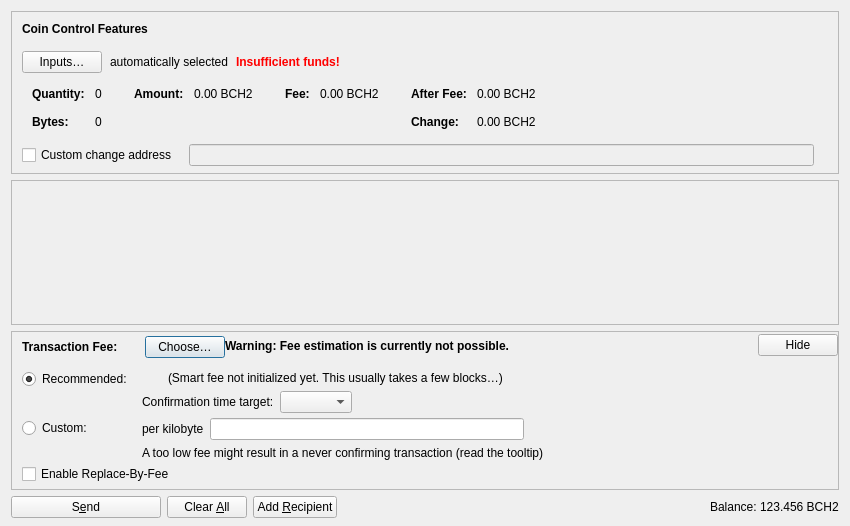
<?xml version="1.0" encoding="UTF-8"?>
<ui version="4.0">
 <class>SendCoinsDialog</class>
 <widget class="QDialog" name="SendCoinsDialog">
  <property name="geometry">
   <rect>
    <x>0</x>
    <y>0</y>
    <width>850</width>
    <height>526</height>
   </rect>
  </property>
  <property name="windowTitle">
   <string>Send Coins</string>
  </property>
  <layout class="QVBoxLayout" name="verticalLayout" stretch="0,1,0,0">
   <property name="bottomMargin">
    <number>8</number>
   </property>
   <item>
    <widget class="QFrame" name="frameCoinControl">
     <property name="sizePolicy">
      <sizepolicy hsizetype="Expanding" vsizetype="Expanding">
       <horstretch>0</horstretch>
       <verstretch>0</verstretch>
      </sizepolicy>
     </property>
     <property name="maximumSize">
      <size>
       <width>16777215</width>
       <height>16777215</height>
      </size>
     </property>
     <property name="frameShape">
      <enum>QFrame::StyledPanel</enum>
     </property>
     <property name="frameShadow">
      <enum>QFrame::Sunken</enum>
     </property>
     <layout class="QVBoxLayout" name="verticalLayoutCoinControl2">
      <property name="spacing">
       <number>0</number>
      </property>
      <property name="leftMargin">
       <number>0</number>
      </property>
      <property name="topMargin">
       <number>0</number>
      </property>
      <property name="rightMargin">
       <number>0</number>
      </property>
      <property name="bottomMargin">
       <number>6</number>
      </property>
      <item>
       <layout class="QVBoxLayout" name="verticalLayoutCoinControl" stretch="0,0,0,0,1">
        <property name="spacing">
         <number>0</number>
        </property>
        <property name="leftMargin">
         <number>10</number>
        </property>
        <property name="topMargin">
         <number>10</number>
        </property>
        <item>
         <layout class="QHBoxLayout" name="horizontalLayoutCoinControl1">
          <property name="bottomMargin">
           <number>15</number>
          </property>
          <item>
           <widget class="QLabel" name="labelCoinControlFeatures">
            <property name="sizePolicy">
             <sizepolicy hsizetype="Preferred" vsizetype="Maximum">
              <horstretch>0</horstretch>
              <verstretch>0</verstretch>
             </sizepolicy>
            </property>
            <property name="font">
             <font>
              <weight>75</weight>
              <bold>true</bold>
             </font>
            </property>
            <property name="styleSheet">
             <string notr="true">font-weight:bold;</string>
            </property>
            <property name="text">
             <string>Coin Control Features</string>
            </property>
           </widget>
          </item>
         </layout>
        </item>
        <item>
         <layout class="QHBoxLayout" name="horizontalLayoutCoinControl2" stretch="0,0,0,0">
          <property name="spacing">
           <number>8</number>
          </property>
          <property name="bottomMargin">
           <number>10</number>
          </property>
          <item>
           <widget class="QPushButton" name="pushButtonCoinControl">
            <property name="styleSheet">
             <string notr="true"/>
            </property>
            <property name="text">
             <string>Inputs…</string>
            </property>
            <property name="autoDefault">
             <bool>false</bool>
            </property>
           </widget>
          </item>
          <item>
           <widget class="QLabel" name="labelCoinControlAutomaticallySelected">
            <property name="text">
             <string>automatically selected</string>
            </property>
            <property name="margin">
             <number>5</number>
            </property>
           </widget>
          </item>
          <item>
           <widget class="QLabel" name="labelCoinControlInsuffFunds">
            <property name="font">
             <font>
              <weight>75</weight>
              <bold>true</bold>
             </font>
            </property>
            <property name="styleSheet">
             <string notr="true">color:red;font-weight:bold;</string>
            </property>
            <property name="text">
             <string>Insufficient funds!</string>
            </property>
            <property name="margin">
             <number>5</number>
            </property>
           </widget>
          </item>
          <item>
           <spacer name="horizontalSpacerCoinControl">
            <property name="orientation">
             <enum>Qt::Horizontal</enum>
            </property>
            <property name="sizeHint" stdset="0">
             <size>
              <width>40</width>
              <height>1</height>
             </size>
            </property>
           </spacer>
          </item>
         </layout>
        </item>
        <item>
         <widget class="QWidget" name="widgetCoinControl" native="true">
          <property name="sizePolicy">
           <sizepolicy hsizetype="Preferred" vsizetype="Preferred">
            <horstretch>0</horstretch>
            <verstretch>0</verstretch>
           </sizepolicy>
          </property>
          <property name="minimumSize">
           <size>
            <width>0</width>
            <height>0</height>
           </size>
          </property>
          <property name="styleSheet">
           <string notr="true"/>
          </property>
          <layout class="QHBoxLayout" name="horizontalLayoutCoinControl5">
           <property name="leftMargin">
            <number>0</number>
           </property>
           <property name="topMargin">
            <number>0</number>
           </property>
           <property name="rightMargin">
            <number>0</number>
           </property>
           <property name="bottomMargin">
            <number>0</number>
           </property>
           <item>
            <layout class="QHBoxLayout" name="horizontalLayoutCoinControl3" stretch="0,0,0,1">
             <property name="spacing">
              <number>20</number>
             </property>
             <property name="topMargin">
              <number>0</number>
             </property>
             <property name="bottomMargin">
              <number>10</number>
             </property>
             <item>
              <layout class="QFormLayout" name="formLayoutCoinControl1">
               <property name="labelAlignment">
                <set>Qt::AlignLeft|Qt::AlignVCenter</set>
               </property>
               <property name="horizontalSpacing">
                <number>10</number>
               </property>
               <property name="verticalSpacing">
                <number>14</number>
               </property>
               <property name="leftMargin">
                <number>10</number>
               </property>
               <property name="topMargin">
                <number>4</number>
               </property>
               <property name="rightMargin">
                <number>6</number>
               </property>
               <item row="0" column="0">
                <widget class="QLabel" name="labelCoinControlQuantityText">
                 <property name="font">
                  <font>
                   <weight>75</weight>
                   <bold>true</bold>
                  </font>
                 </property>
                 <property name="text">
                  <string>Quantity:</string>
                 </property>
                 <property name="margin">
                  <number>0</number>
                 </property>
                </widget>
               </item>
               <item row="0" column="1">
                <widget class="QLabel" name="labelCoinControlQuantity">
                 <property name="cursor">
                  <cursorShape>IBeamCursor</cursorShape>
                 </property>
                 <property name="contextMenuPolicy">
                  <enum>Qt::ActionsContextMenu</enum>
                 </property>
                 <property name="text">
                  <string notr="true">0</string>
                 </property>
                 <property name="margin">
                  <number>0</number>
                 </property>
                 <property name="textInteractionFlags">
                  <set>Qt::LinksAccessibleByMouse|Qt::TextSelectableByKeyboard|Qt::TextSelectableByMouse</set>
                 </property>
                </widget>
               </item>
               <item row="1" column="0">
                <widget class="QLabel" name="labelCoinControlBytesText">
                 <property name="font">
                  <font>
                   <weight>75</weight>
                   <bold>true</bold>
                  </font>
                 </property>
                 <property name="text">
                  <string>Bytes:</string>
                 </property>
                </widget>
               </item>
               <item row="1" column="1">
                <widget class="QLabel" name="labelCoinControlBytes">
                 <property name="cursor">
                  <cursorShape>IBeamCursor</cursorShape>
                 </property>
                 <property name="contextMenuPolicy">
                  <enum>Qt::ActionsContextMenu</enum>
                 </property>
                 <property name="text">
                  <string notr="true">0</string>
                 </property>
                 <property name="textInteractionFlags">
                  <set>Qt::LinksAccessibleByMouse|Qt::TextSelectableByKeyboard|Qt::TextSelectableByMouse</set>
                 </property>
                </widget>
               </item>
              </layout>
             </item>
             <item>
              <layout class="QFormLayout" name="formLayoutCoinControl2">
               <property name="horizontalSpacing">
                <number>10</number>
               </property>
               <property name="verticalSpacing">
                <number>14</number>
               </property>
               <property name="leftMargin">
                <number>6</number>
               </property>
               <property name="topMargin">
                <number>4</number>
               </property>
               <property name="rightMargin">
                <number>6</number>
               </property>
               <item row="0" column="0">
                <widget class="QLabel" name="labelCoinControlAmountText">
                 <property name="font">
                  <font>
                   <weight>75</weight>
                   <bold>true</bold>
                  </font>
                 </property>
                 <property name="text">
                  <string>Amount:</string>
                 </property>
                 <property name="margin">
                  <number>0</number>
                 </property>
                </widget>
               </item>
               <item row="0" column="1">
                <widget class="QLabel" name="labelCoinControlAmount">
                 <property name="cursor">
                  <cursorShape>IBeamCursor</cursorShape>
                 </property>
                 <property name="contextMenuPolicy">
                  <enum>Qt::ActionsContextMenu</enum>
                 </property>
                 <property name="text">
                  <string notr="true">0.00 BCH2</string>
                 </property>
                 <property name="textInteractionFlags">
                  <set>Qt::LinksAccessibleByMouse|Qt::TextSelectableByKeyboard|Qt::TextSelectableByMouse</set>
                 </property>
                </widget>
               </item>
              </layout>
             </item>
             <item>
              <layout class="QFormLayout" name="formLayoutCoinControl3">
               <property name="horizontalSpacing">
                <number>10</number>
               </property>
               <property name="verticalSpacing">
                <number>14</number>
               </property>
               <property name="leftMargin">
                <number>6</number>
               </property>
               <property name="topMargin">
                <number>4</number>
               </property>
               <property name="rightMargin">
                <number>6</number>
               </property>
               <item row="0" column="0">
                <widget class="QLabel" name="labelCoinControlFeeText">
                 <property name="font">
                  <font>
                   <weight>75</weight>
                   <bold>true</bold>
                  </font>
                 </property>
                 <property name="text">
                  <string>Fee:</string>
                 </property>
                 <property name="margin">
                  <number>0</number>
                 </property>
                </widget>
               </item>
               <item row="0" column="1">
                <widget class="QLabel" name="labelCoinControlFee">
                 <property name="cursor">
                  <cursorShape>IBeamCursor</cursorShape>
                 </property>
                 <property name="contextMenuPolicy">
                  <enum>Qt::ActionsContextMenu</enum>
                 </property>
                 <property name="text">
                  <string notr="true">0.00 BCH2</string>
                 </property>
                 <property name="textInteractionFlags">
                  <set>Qt::LinksAccessibleByMouse|Qt::TextSelectableByKeyboard|Qt::TextSelectableByMouse</set>
                 </property>
                </widget>
               </item>
              </layout>
             </item>
             <item>
              <layout class="QFormLayout" name="formLayoutCoinControl4">
               <property name="labelAlignment">
                <set>Qt::AlignLeft|Qt::AlignVCenter</set>
               </property>
               <property name="horizontalSpacing">
                <number>10</number>
               </property>
               <property name="verticalSpacing">
                <number>14</number>
               </property>
               <property name="leftMargin">
                <number>6</number>
               </property>
               <property name="topMargin">
                <number>4</number>
               </property>
               <property name="rightMargin">
                <number>6</number>
               </property>
               <item row="0" column="0">
                <widget class="QLabel" name="labelCoinControlAfterFeeText">
                 <property name="font">
                  <font>
                   <weight>75</weight>
                   <bold>true</bold>
                  </font>
                 </property>
                 <property name="text">
                  <string>After Fee:</string>
                 </property>
                 <property name="margin">
                  <number>0</number>
                 </property>
                </widget>
               </item>
               <item row="0" column="1">
                <widget class="QLabel" name="labelCoinControlAfterFee">
                 <property name="cursor">
                  <cursorShape>IBeamCursor</cursorShape>
                 </property>
                 <property name="contextMenuPolicy">
                  <enum>Qt::ActionsContextMenu</enum>
                 </property>
                 <property name="text">
                  <string notr="true">0.00 BCH2</string>
                 </property>
                 <property name="textInteractionFlags">
                  <set>Qt::LinksAccessibleByMouse|Qt::TextSelectableByKeyboard|Qt::TextSelectableByMouse</set>
                 </property>
                </widget>
               </item>
               <item row="1" column="0">
                <widget class="QLabel" name="labelCoinControlChangeText">
                 <property name="font">
                  <font>
                   <weight>75</weight>
                   <bold>true</bold>
                  </font>
                 </property>
                 <property name="text">
                  <string>Change:</string>
                 </property>
                </widget>
               </item>
               <item row="1" column="1">
                <widget class="QLabel" name="labelCoinControlChange">
                 <property name="cursor">
                  <cursorShape>IBeamCursor</cursorShape>
                 </property>
                 <property name="contextMenuPolicy">
                  <enum>Qt::ActionsContextMenu</enum>
                 </property>
                 <property name="text">
                  <string notr="true">0.00 BCH2</string>
                 </property>
                 <property name="textInteractionFlags">
                  <set>Qt::LinksAccessibleByMouse|Qt::TextSelectableByKeyboard|Qt::TextSelectableByMouse</set>
                 </property>
                </widget>
               </item>
              </layout>
             </item>
            </layout>
           </item>
          </layout>
         </widget>
        </item>
        <item>
         <layout class="QHBoxLayout" name="horizontalLayoutCoinControl4" stretch="0,0,0">
          <property name="spacing">
           <number>12</number>
          </property>
          <property name="sizeConstraint">
           <enum>QLayout::SetDefaultConstraint</enum>
          </property>
          <property name="topMargin">
           <number>5</number>
          </property>
          <property name="rightMargin">
           <number>5</number>
          </property>
          <item>
           <widget class="QCheckBox" name="checkBoxCoinControlChange">
            <property name="toolTip">
             <string>If this is activated, but the change address is empty or invalid, change will be sent to a newly generated address.</string>
            </property>
            <property name="text">
             <string>Custom change address</string>
            </property>
           </widget>
          </item>
          <item>
           <widget class="QValidatedLineEdit" name="lineEditCoinControlChange">
            <property name="enabled">
             <bool>false</bool>
            </property>
            <property name="sizePolicy">
             <sizepolicy hsizetype="Expanding" vsizetype="Fixed">
              <horstretch>0</horstretch>
              <verstretch>0</verstretch>
             </sizepolicy>
            </property>
           </widget>
          </item>
          <item>
           <widget class="QLabel" name="labelCoinControlChangeLabel">
            <property name="sizePolicy">
             <sizepolicy hsizetype="Preferred" vsizetype="Expanding">
              <horstretch>0</horstretch>
              <verstretch>0</verstretch>
             </sizepolicy>
            </property>
            <property name="minimumSize">
             <size>
              <width>0</width>
              <height>0</height>
             </size>
            </property>
            <property name="text">
             <string/>
            </property>
            <property name="margin">
             <number>3</number>
            </property>
           </widget>
          </item>
         </layout>
        </item>
        <item>
         <spacer name="verticalSpacerCoinControl">
          <property name="orientation">
           <enum>Qt::Vertical</enum>
          </property>
          <property name="sizeHint" stdset="0">
           <size>
            <width>800</width>
            <height>1</height>
           </size>
          </property>
         </spacer>
        </item>
       </layout>
      </item>
     </layout>
    </widget>
   </item>
   <item>
    <widget class="QScrollArea" name="scrollArea">
     <property name="widgetResizable">
      <bool>true</bool>
     </property>
     <widget class="QWidget" name="scrollAreaWidgetContents">
      <property name="geometry">
       <rect>
        <x>0</x>
        <y>0</y>
        <width>830</width>
        <height>104</height>
       </rect>
      </property>
      <layout class="QVBoxLayout" name="verticalLayout_2" stretch="0,1">
       <property name="leftMargin">
        <number>0</number>
       </property>
       <property name="topMargin">
        <number>0</number>
       </property>
       <property name="rightMargin">
        <number>0</number>
       </property>
       <property name="bottomMargin">
        <number>0</number>
       </property>
       <item>
        <layout class="QVBoxLayout" name="entries">
         <property name="spacing">
          <number>6</number>
         </property>
        </layout>
       </item>
       <item>
        <spacer name="verticalSpacer">
         <property name="orientation">
          <enum>Qt::Vertical</enum>
         </property>
         <property name="sizeHint" stdset="0">
          <size>
           <width>20</width>
           <height>40</height>
          </size>
         </property>
        </spacer>
       </item>
      </layout>
     </widget>
    </widget>
   </item>
   <item>
    <widget class="QFrame" name="frameFee">
     <property name="sizePolicy">
      <sizepolicy hsizetype="Expanding" vsizetype="Expanding">
       <horstretch>0</horstretch>
       <verstretch>0</verstretch>
      </sizepolicy>
     </property>
     <property name="maximumSize">
      <size>
       <width>16777215</width>
       <height>16777215</height>
      </size>
     </property>
     <property name="frameShape">
      <enum>QFrame::StyledPanel</enum>
     </property>
     <property name="frameShadow">
      <enum>QFrame::Sunken</enum>
     </property>
     <layout class="QVBoxLayout" name="verticalLayoutFee1">
      <property name="spacing">
       <number>0</number>
      </property>
      <property name="leftMargin">
       <number>0</number>
      </property>
      <property name="topMargin">
       <number>0</number>
      </property>
      <property name="rightMargin">
       <number>0</number>
      </property>
      <property name="bottomMargin">
       <number>0</number>
      </property>
      <item>
       <layout class="QVBoxLayout" name="verticalLayoutFee2" stretch="0,0,0">
        <property name="spacing">
         <number>0</number>
        </property>
        <property name="leftMargin">
         <number>10</number>
        </property>
        <property name="topMargin">
         <number>0</number>
        </property>
        <item>
         <layout class="QHBoxLayout" name="horizontalLayoutFee1">
          <property name="bottomMargin">
           <number>0</number>
          </property>
          <item>
           <layout class="QVBoxLayout" name="verticalLayoutFee7">
            <property name="spacing">
             <number>0</number>
            </property>
            <item>
             <spacer name="verticalSpacerSmartFee">
              <property name="orientation">
               <enum>Qt::Vertical</enum>
              </property>
              <property name="sizeType">
               <enum>QSizePolicy::Fixed</enum>
              </property>
              <property name="sizeHint" stdset="0">
               <size>
                <width>1</width>
                <height>4</height>
               </size>
              </property>
             </spacer>
            </item>
            <item>
             <layout class="QHBoxLayout" name="horizontalLayoutSmartFee">
              <property name="spacing">
               <number>10</number>
              </property>
              <item>
               <widget class="QLabel" name="labelFeeHeadline">
                <property name="sizePolicy">
                 <sizepolicy hsizetype="Preferred" vsizetype="Maximum">
                  <horstretch>0</horstretch>
                  <verstretch>0</verstretch>
                 </sizepolicy>
                </property>
                <property name="font">
                 <font>
                  <weight>75</weight>
                  <bold>true</bold>
                 </font>
                </property>
                <property name="styleSheet">
                 <string notr="true">font-weight:bold;</string>
                </property>
                <property name="text">
                 <string>Transaction Fee:</string>
                </property>
               </widget>
              </item>
              <item>
               <widget class="QLabel" name="labelFeeMinimized">
                <property name="text">
                 <string/>
                </property>
               </widget>
              </item>
              <item>
               <widget class="QPushButton" name="buttonChooseFee">
                <property name="text">
                 <string>Choose…</string>
                </property>
               </widget>
              </item>
             </layout>
            </item>
            <item>
             <spacer name="verticalSpacer_5">
              <property name="orientation">
               <enum>Qt::Vertical</enum>
              </property>
              <property name="sizeHint" stdset="0">
               <size>
                <width>1</width>
                <height>1</height>
               </size>
              </property>
             </spacer>
            </item>
           </layout>
          </item>
          <item>
           <widget class="QLabel" name="fallbackFeeWarningLabel">
            <property name="toolTip">
             <string>Using the fallbackfee can result in sending a transaction that will take several hours or days (or never) to confirm. Consider choosing your fee manually or wait until you have validated the complete chain.</string>
            </property>
            <property name="font">
            <font>
                <weight>75</weight>
                <bold>true</bold>
            </font>
            </property>
            <property name="text">
             <string>Warning: Fee estimation is currently not possible.</string>
            </property>
            <property name="wordWrap">
             <bool>false</bool>
            </property>
           </widget>
          </item>
          <item>
           <spacer name="horizontalSpacer_4">
            <property name="orientation">
             <enum>Qt::Horizontal</enum>
            </property>
            <property name="sizeType">
             <enum>QSizePolicy::MinimumExpanding</enum>
            </property>
            <property name="sizeHint" stdset="0">
             <size>
              <width>40</width>
              <height>20</height>
             </size>
            </property>
           </spacer>
          </item>
          <item>
           <widget class="QPushButton" name="buttonMinimizeFee">
            <property name="toolTip">
             <string>Hide transaction fee settings</string>
            </property>
            <property name="text">
             <string>Hide</string>
            </property>
           </widget>
          </item>
         </layout>
        </item>
        <item>
         <widget class="QFrame" name="frameFeeSelection">
          <layout class="QVBoxLayout" name="verticalLayoutFee12">
           <property name="spacing">
            <number>0</number>
           </property>
           <property name="leftMargin">
            <number>0</number>
           </property>
           <property name="topMargin">
            <number>0</number>
           </property>
           <property name="rightMargin">
            <number>0</number>
           </property>
           <property name="bottomMargin">
            <number>0</number>
           </property>
           <item>
            <layout class="QGridLayout" name="gridLayoutFee">
             <property name="topMargin">
              <number>10</number>
             </property>
             <property name="bottomMargin">
              <number>4</number>
             </property>
             <property name="horizontalSpacing">
              <number>10</number>
             </property>
             <property name="verticalSpacing">
              <number>4</number>
             </property>
             <item row="1" column="1">
              <layout class="QVBoxLayout" name="verticalLayoutFee8">
               <property name="spacing">
                <number>6</number>
               </property>
               <item>
                <layout class="QHBoxLayout" name="horizontalLayoutFee13">
                 <item>
                  <widget class="QLabel" name="labelCustomPerKilobyte">
                   <property name="toolTip">
                    <string>Specify a custom fee per kB (1,000 bytes) of the transaction's virtual size.

Note:  Since the fee is calculated on a per-byte basis, a fee rate of "100 satooshis per kvB" for a transaction size of 500 virtual bytes (half of 1 kvB) would ultimately yield a fee of only 50 satooshis.</string>
                   </property>
                   <property name="text">
                    <string>per kilobyte</string>
                   </property>
                  </widget>
                 </item>
                 <item>
                  <widget class="BitcoinIIAmountField" name="customFee"/>
                 </item>
                 <item>
                  <spacer name="horizontalSpacer_6">
                   <property name="orientation">
                    <enum>Qt::Horizontal</enum>
                   </property>
                   <property name="sizeHint" stdset="0">
                    <size>
                     <width>1</width>
                     <height>1</height>
                    </size>
                   </property>
                  </spacer>
                 </item>
                </layout>
               </item>
               <item>
                <layout class="QHBoxLayout" name="horizontalLayoutFee8">
                 <item>
                  <widget class="QLabel" name="labelCustomFeeWarning">
                   <property name="enabled">
                    <bool>true</bool>
                   </property>
                   <property name="toolTip">
                    <string>When there is less transaction volume than space in the blocks, miners as well as relaying nodes may enforce a minimum fee. Paying only this minimum fee is just fine, but be aware that this can result in a never confirming transaction once there is more demand for Bitcoin Cash II transactions than the network can process.</string>
                   </property>
                   <property name="text">
                    <string>A too low fee might result in a never confirming transaction (read the tooltip)</string>
                   </property>
                  </widget>
                 </item>
                 <item>
                  <spacer name="horizontalSpacer_2">
                   <property name="orientation">
                    <enum>Qt::Horizontal</enum>
                   </property>
                   <property name="sizeHint" stdset="0">
                    <size>
                     <width>1</width>
                     <height>1</height>
                    </size>
                   </property>
                  </spacer>
                 </item>
                </layout>
               </item>
              </layout>
             </item>
             <item row="0" column="0">
              <layout class="QVBoxLayout" name="verticalLayoutFee4" stretch="0,1">
               <item>
                <widget class="QRadioButton" name="radioSmartFee">
                 <property name="text">
                  <string>Recommended:</string>
                 </property>
                 <property name="checked">
                  <bool>true</bool>
                 </property>
                 <attribute name="buttonGroup">
                  <string notr="true">groupFee</string>
                 </attribute>
                </widget>
               </item>
               <item>
                <spacer name="verticalSpacer_2">
                 <property name="orientation">
                  <enum>Qt::Vertical</enum>
                 </property>
                 <property name="sizeHint" stdset="0">
                  <size>
                   <width>1</width>
                   <height>1</height>
                  </size>
                 </property>
                </spacer>
               </item>
              </layout>
             </item>
             <item row="1" column="0">
              <layout class="QVBoxLayout" name="verticalLayoutFee9" stretch="0,1">
               <item>
                <widget class="QRadioButton" name="radioCustomFee">
                 <property name="text">
                  <string>Custom:</string>
                 </property>
                 <attribute name="buttonGroup">
                  <string notr="true">groupFee</string>
                 </attribute>
                </widget>
               </item>
               <item>
                <spacer name="verticalSpacer_6">
                 <property name="orientation">
                  <enum>Qt::Vertical</enum>
                 </property>
                 <property name="sizeHint" stdset="0">
                  <size>
                   <width>1</width>
                   <height>1</height>
                  </size>
                 </property>
                </spacer>
               </item>
              </layout>
             </item>
             <item row="0" column="1">
              <layout class="QVBoxLayout" name="verticalLayoutFee3" stretch="0,0,1">
               <property name="spacing">
                <number>6</number>
               </property>
               <property name="topMargin">
                <number>2</number>
               </property>
               <item>
                <layout class="QHBoxLayout" name="horizontalLayoutFee12">
                 <item>
                  <widget class="QLabel" name="labelSmartFee">
                   <property name="text">
                    <string/>
                   </property>
                  </widget>
                 </item>
                 <item>
                  <widget class="QLabel" name="labelFeeEstimation">
                   <property name="text">
                    <string/>
                   </property>
                  </widget>
                 </item>
                 <item>
                  <widget class="QLabel" name="labelSmartFee2">
                   <property name="text">
                    <string>(Smart fee not initialized yet. This usually takes a few blocks…)</string>
                   </property>
                  </widget>
                 </item>
                 <item>
                  <spacer name="horizontalSpacer_5">
                   <property name="orientation">
                    <enum>Qt::Horizontal</enum>
                   </property>
                   <property name="sizeHint" stdset="0">
                    <size>
                     <width>1</width>
                     <height>1</height>
                    </size>
                   </property>
                  </spacer>
                 </item>
                </layout>
               </item>
               <item>
                <layout class="QHBoxLayout" name="horizontalLayoutFee9">
                 <item>
                  <layout class="QVBoxLayout" name="verticalLayoutFee6">
                   <item>
                    <widget class="QLabel" name="labelSmartFee3">
                     <property name="text">
                      <string>Confirmation time target:</string>
                     </property>
                    </widget>
                   </item>
                  </layout>
                 </item>
                 <item>
                  <layout class="QVBoxLayout" name="verticalLayoutFee5">
                   <property name="rightMargin">
                    <number>30</number>
                   </property>
                   <item>
                    <layout class="QHBoxLayout" name="horizontalLayoutConfTarget">
                     <property name="bottomMargin">
                      <number>0</number>
                     </property>
                     <item>
                      <widget class="QComboBox" name="confTargetSelector"/>
                     </item>
                     <item>
                      <spacer name="horizontalSpacerConfTarget">
                       <property name="orientation">
                        <enum>Qt::Horizontal</enum>
                       </property>
                       <property name="sizeHint" stdset="0">
                        <size>
                         <width>40</width>
                         <height>20</height>
                        </size>
                       </property>
                      </spacer>
                     </item>
                    </layout>
                   </item>
                  </layout>
                 </item>
                </layout>
               </item>
               <item>
                <spacer name="verticalSpacer_4">
                 <property name="orientation">
                  <enum>Qt::Vertical</enum>
                 </property>
                 <property name="sizeHint" stdset="0">
                  <size>
                   <width>1</width>
                   <height>1</height>
                  </size>
                 </property>
                </spacer>
               </item>
              </layout>
             </item>
            </layout>
           </item>
           <item>
            <widget class="QCheckBox" name="optInRBF">
             <property name="text">
              <string>Enable Replace-By-Fee</string>
             </property>
             <property name="toolTip">
              <string>With Replace-By-Fee (BIP-125) you can increase a transaction's fee after it is sent. Without this, a higher fee may be recommended to compensate for increased transaction delay risk.</string>
             </property>
            </widget>
           </item>
          </layout>
         </widget>
        </item>
        <item>
         <spacer name="verticalSpacerFee">
          <property name="orientation">
           <enum>Qt::Vertical</enum>
          </property>
          <property name="sizeHint" stdset="0">
           <size>
            <width>40</width>
            <height>5</height>
           </size>
          </property>
         </spacer>
        </item>
       </layout>
      </item>
     </layout>
    </widget>
   </item>
   <item>
    <layout class="QHBoxLayout" name="horizontalLayout">
     <item>
      <widget class="QPushButton" name="sendButton">
       <property name="minimumSize">
        <size>
         <width>150</width>
         <height>0</height>
        </size>
       </property>
       <property name="toolTip">
        <string>Confirm the send action</string>
       </property>
       <property name="text">
        <string>S&amp;end</string>
       </property>
       <property name="icon">
        <iconset resource="../bitcoinII.qrc">
         <normaloff>:/icons/send</normaloff>:/icons/send</iconset>
       </property>
       <property name="autoDefault">
        <bool>false</bool>
       </property>
       <property name="default">
        <bool>false</bool>
       </property>
      </widget>
     </item>
     <item>
      <widget class="QPushButton" name="clearButton">
       <property name="sizePolicy">
        <sizepolicy hsizetype="Minimum" vsizetype="Fixed">
         <horstretch>0</horstretch>
         <verstretch>0</verstretch>
        </sizepolicy>
       </property>
       <property name="toolTip">
        <string>Clear all fields of the form.</string>
       </property>
       <property name="text">
        <string>Clear &amp;All</string>
       </property>
       <property name="icon">
        <iconset resource="../bitcoinII.qrc">
         <normaloff>:/icons/remove</normaloff>:/icons/remove</iconset>
       </property>
       <property name="autoDefault">
        <bool>false</bool>
       </property>
      </widget>
     </item>
     <item>
      <widget class="QPushButton" name="addButton">
       <property name="toolTip">
        <string>Send to multiple recipients at once</string>
       </property>
       <property name="text">
        <string>Add &amp;Recipient</string>
       </property>
       <property name="icon">
        <iconset resource="../bitcoinII.qrc">
         <normaloff>:/icons/add</normaloff>:/icons/add</iconset>
       </property>
       <property name="autoDefault">
        <bool>false</bool>
       </property>
      </widget>
     </item>
     <item>
      <spacer name="horizontalSpacer">
       <property name="orientation">
        <enum>Qt::Horizontal</enum>
       </property>
       <property name="sizeHint" stdset="0">
        <size>
         <width>40</width>
         <height>20</height>
        </size>
       </property>
      </spacer>
     </item>
     <item>
      <layout class="QHBoxLayout" name="horizontalLayout_2">
       <property name="spacing">
        <number>3</number>
       </property>
       <item>
        <widget class="QLabel" name="labelBalanceName">
         <property name="sizePolicy">
          <sizepolicy hsizetype="Preferred" vsizetype="Fixed">
           <horstretch>0</horstretch>
           <verstretch>0</verstretch>
          </sizepolicy>
         </property>
         <property name="text">
          <string>Balance:</string>
         </property>
        </widget>
       </item>
       <item>
        <widget class="QLabel" name="labelBalance">
         <property name="sizePolicy">
          <sizepolicy hsizetype="Preferred" vsizetype="Fixed">
           <horstretch>0</horstretch>
           <verstretch>0</verstretch>
          </sizepolicy>
         </property>
         <property name="cursor">
          <cursorShape>IBeamCursor</cursorShape>
         </property>
         <property name="text">
          <string notr="true">123.456 BCH2</string>
         </property>
         <property name="textInteractionFlags">
          <set>Qt::LinksAccessibleByMouse|Qt::TextSelectableByKeyboard|Qt::TextSelectableByMouse</set>
         </property>
        </widget>
       </item>
      </layout>
     </item>
    </layout>
   </item>
  </layout>
 </widget>
 <customwidgets>
  <customwidget>
   <class>QValidatedLineEdit</class>
   <extends>QLineEdit</extends>
   <header>qt/qvalidatedlineedit.h</header>
  </customwidget>
  <customwidget>
   <class>BitcoinIIAmountField</class>
   <extends>QLineEdit</extends>
   <header>qt/bitcoinIIamountfield.h</header>
   <container>1</container>
  </customwidget>
 </customwidgets>
 <resources>
  <include location="../bitcoinII.qrc"/>
 </resources>
 <connections/>
 <buttongroups>
  <buttongroup name="groupFee"/>
 </buttongroups>
</ui>
